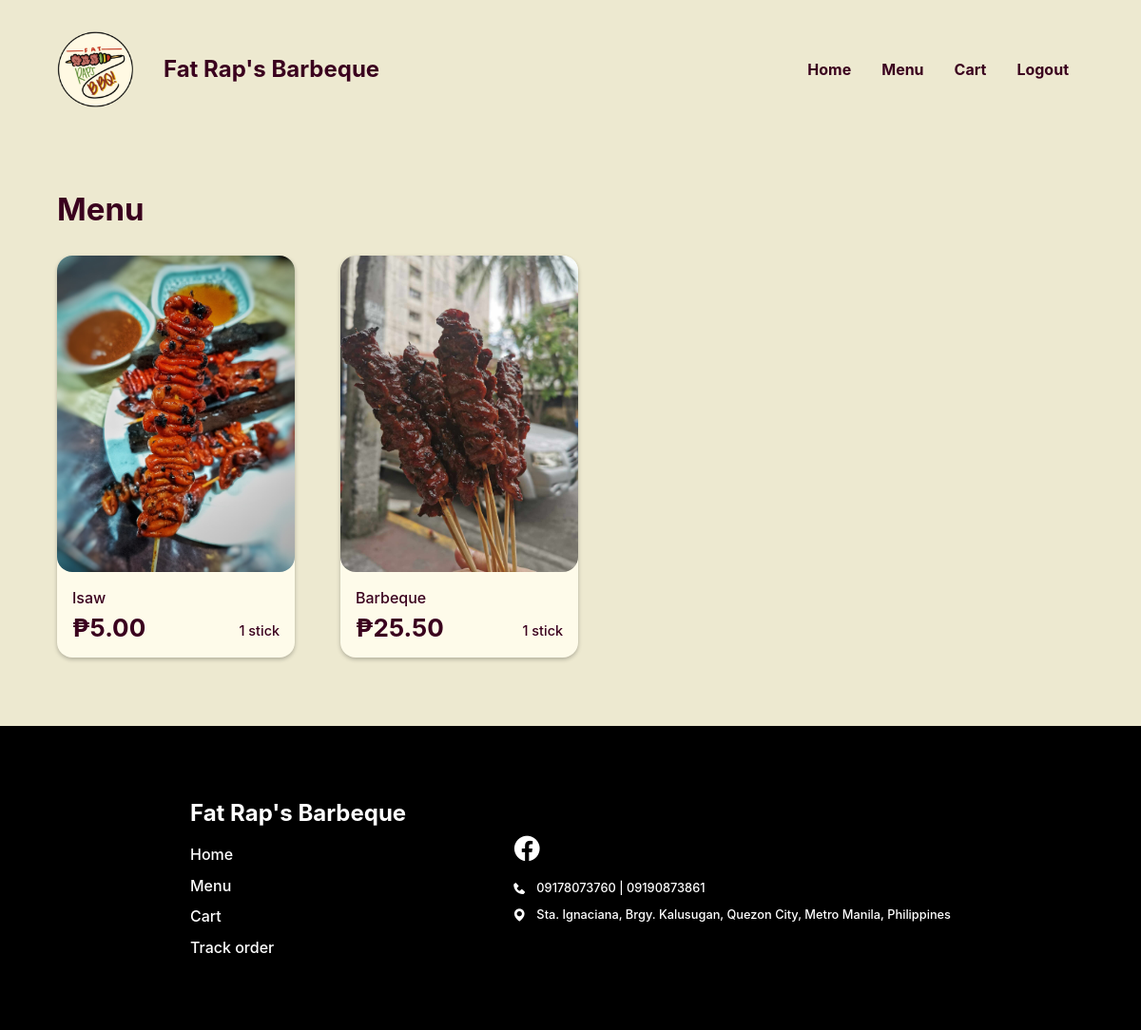
The page /Website/menu.php (signed in) on the database its author committed.
### tables this page shows
CREATE TABLE `menu` (
  `MENU_ID` int(18) NOT NULL,
  `FOOD_ID` int(18) NOT NULL,
  `MENU_STOCK` int(18) NOT NULL,
  `MENU_START` varchar(50) NOT NULL,
  `MENU_END` varchar(50) NOT NULL
);

CREATE TABLE `food` (
  `FOOD_ID` int(18) UNSIGNED NOT NULL,
  `CTGY_ID` int(18) NOT NULL,
  `FOOD_NAME` varchar(20) NOT NULL,
  `FOOD_PRICE` decimal(10,2) NOT NULL,
  `FOOD_DESC` varchar(50) NOT NULL,
  `FOOD_IMG` varchar(255) NOT NULL,
  `FOOD_STOCK` int(20) NOT NULL,
  `FOOD_ACTIVE` varchar(10) NOT NULL,
  `FOOD_TYPE` varchar(16) NOT NULL
);

### Website/menu.php (the view, shortened to what this page needs)
<?php
@include 'constants.php';
$PRSN_ROLE = $_SESSION['prsn_role'];
?>
<!DOCTYPE html>
<html lang="en">
<head>
    <link rel="stylesheet" href="header-styles.css">
    <link rel="stylesheet" href="customer-styles.css">
    <link href='https://unpkg.com/boxicons@2.1.4/css/boxicons.min.css' rel='stylesheet'>
</head>
<body class="<?php echo ($PRSN_ROLE === 'Wholesaler') ? 'wholesaler' : ''; ?>">
    <header class="<?php echo ($PRSN_ROLE === 'Wholesaler') ? 'wholesaler' : ''; ?>">
        <div class="header-container">
            <div class="website-title">
                <img id="logo" src="images/client-logo.png">
                <div class="text">
                    <h1>Fat Rap's Barbeque</h1>
                </div>
            </div>
            <ul class='menubar'>
                <li><a href="<?php echo SITEURL; ?>cus-home-page.php">Home</a></li>
                <li><a href="<?php echo SITEURL; ?>menu.php">Menu</a></li>
                <li><a href="<?php echo SITEURL; ?>cart.php">Cart</a></li>
                <?php
                if (isset($_SESSION['prsn_id'])) {
                ?>
                    <li><a href="<?php echo SITEURL; ?>logout.php">Logout</a>
                    </li>
                <?php
                } else {
                ?>
                    <li><a href="<?php echo SITEURL; ?>login-page.php">Login</a></li>
                <?php
                }
                ?>
            </ul>
        </div>
    </header>
    <main>
        <section class="section menu">
            <div class="container">
                <div class="section-heading">
                    <h2>Menu</h2>
                </div>
                <section class="section-body">
                    <?php
                    if ($PRSN_ROLE === 'Admin') {
                        $sql = "SELECT m.*, f.*
                FROM menu m
                JOIN food f ON m.food_id = f.food_id
                WHERE f.food_active = 'Yes'";
                    }
                    $res = mysqli_query($conn, $sql);
                    $count = mysqli_num_rows($res);
                    if ($count > 0) {
                        while ($row = mysqli_fetch_assoc($res)) {
                            $FOOD_ID = $row['FOOD_ID'];
                            $FOOD_NAME = $row['FOOD_NAME'];
                            $FOOD_IMG = $row['FOOD_IMG'];
                            $FOOD_PRICE = $row['FOOD_PRICE'];
                    ?>
                            <a class="menu-item" href="<?php echo SITEURL; ?>product-info.php?FOOD_ID=<?php echo $FOOD_ID ?>">
                                <img src="<?php echo SITEURL; ?>images/<?php echo $FOOD_IMG; ?>" alt="">
                                <div class="text">
                                    <p class="name"><?php echo $FOOD_NAME ?></p>
                                    <div class="inline">
                                        <h2>₱<?php echo $FOOD_PRICE ?></h2>
                                        <p id="<?php echo ($PRSN_ROLE === 'Wholesaler') ? 'stick-hidden' : ''; ?>">1 stick</p>
                                    </div>
                                </div>
                            </a>
                    <?php
                        }
                    }
                    ?>
                </section>
            </div>
        </section>
    </main>
    <footer>
        <div class="footer-container">
            <div class="left-container">
                <h2>Fat Rap's Barbeque</h2>
                <div class="list">
                    <ul>
                        <li><a href="<?php echo SITEURL; ?>cus-home-page.php">Home</a></li>
                        <li><a href="<?php echo SITEURL; ?>menu.php">Menu</a></li>
                        <li><a href="<?php echo SITEURL; ?>cart.php">Cart</a></li>
                        <li><a href="cus-home-page.php#track-order-section">Track order</a></li>
                    </ul>
                </div>
            </div>
            <div class="right-container">
                <div class="icons-block">
                    <a href="https://www.facebook.com/profile.php?id=100077565231475">
                        <i class='bx bxl-facebook-circle'></i>
                    </a>
                </div>
                <div class="list">
                    <div class="list-items">
                        <i class='bx bxs-phone'></i>
                        <p>09178073760 | 09190873861</p>
                    </div>
                    <div class="list-items">
                        <i class='bx bxs-map'></i>
                        <p>Sta. Ignaciana, Brgy. Kalusugan, Quezon City, Metro Manila, Philippines</p>
                    </div>
                </div>
            </div>
        </div>
    </footer>
</body>
</html>

### Website/header-styles.css (style rules this page uses)
*, *::before, *::after { margin: 0; padding: 0; box-sizing: border-box; font-family: inherit; }
:root { --bg:#F2FFE1; --primary:#f3d95c; --text:#3A001E; --text2: #FA3F1F; --input-bg:#F7F3DC; --eye-icon:#CEC699; --block: #4ADE5D; --block-p:#277B32; --block-h1: #0F4C17; --form-bg: #FFFDEF; --header-text: #3A001E; }
body { font-family: 'Inter', sans-serif; }
header, footer { width: 100%; display: flex; justify-content: center; align-items: center; }
header { height: 8rem; position: fixed; top: 0; z-index: 100; color: var(--header-text); background-color: var(--bg); }
.header-container, .footer-container { margin-inline: auto; margin-top: 2rem; margin-bottom: 0.9rem; width: 90%; max-width: 1200px; display: flex; justify-content: space-between; align-items: center; }
.website-title { display: flex; align-items: center; }
header img { width: 80px; position: relative; }
header .text { margin-left: 2rem; display: flex; flex-direction: column; gap: 0; }
header h1 { white-space: nowrap; font-size: 1.5rem; }
header .text p, footer .right-container p { font-size: 0.8rem; }
li > a { color: inherit; text-decoration: none; }
footer { background-color: #000; color: #fff; min-height: 20rem; }
.footer-container { width: 90%; max-width: 800px; margin: clamp(1rem, 6vw, 4.5rem) auto; display: flex; justify-content: space-between; }
.left-container h2 { margin-bottom: 1.2rem; }
.icons-block { margin-bottom: 1rem; }
.list > ul { padding-inline-start: 0; margin-block: 0; height: 100%; }
.list > ul, .list { display: grid; gap: 0.8rem; }
.list > ul > li { color: #fff; display: block; }
.icons-block { display: flex; gap: 1rem; }
.icons-block a { color: #fff; }
.icons-block i { font-size: 2rem; }
.list-items { display: flex; gap: 10px; }
.menubar { display: flex; flex-direction: row; list-style-type: none; margin: 0; padding: 0; }
.menubar > li { font-weight: bold; margin: 0 1rem; overflow: hidden; }

### Website/customer-styles.css (style rules this page uses)
*, *::before, *::after { margin: 0; padding: 0; box-sizing: border-box; font-family: inherit; }
:root { --bg:#EDE9D0; --primary:#F5D636; --active-primary:#EDCB1C; --input-bg:#F7F3DC; --form-bg: #FFFDEF; --available:#A8D991; --available-text:#304D23; --fully-booked:#C13B24; --fully-booked-text:var(--text); --closed:#3B3B3B; --closed-text:#A9A9A9; --product-info-bg: #C13B24; --block: #FEFBEA; --light-text: var(--block); --text: #3A001E; --gray: #DFDCCB; --green: #6FDE4A; --red: #C13B24; }
body { font-family: 'Inter', sans-serif; font-weight: 500; min-height: 100vh; min-width: 320px; background-color: var(--bg); }
main { padding-top: 8rem; min-height: 70vh; color: var(--text); }
.section { min-width: 320px; display: flex; justify-content: center; align-items: center; }
.container { width: 90%; height: 100%; max-width: 1200px; margin: clamp(1rem, 6vw, 4.5rem) auto; }
img { object-fit: cover; }
.section-heading { display: flex; flex-direction: column; gap: 5px; margin-bottom: 1.8rem; }
.section-heading h2 { font-size: 2.0625rem; }
.section-body { display: flex; flex-direction: column; gap: 1rem; }
.menu .section-body { display: grid; grid-template-columns: repeat(auto-fit, minmax(250px, 250px)); gap: 2rem 3rem; }
.menu .menu-item img { width: 100%; border-radius: 1rem; }
.menu .menu-item { background-color: var(--block); border-radius: 1rem; box-shadow: rgba(0, 0, 0, 0.25) 0px 2px 4px 0px; }
.menu .menu-item { text-decoration: none; color: var(--text); }
.menu .menu-item .text { margin: 0.8rem 1rem 1rem 1rem; }
.menu .menu-item p.name { margin-bottom: 6px; }
.menu .menu-item .inline { display: flex; justify-content: space-between; align-items: flex-end; }
.menu .menu-item .inline p { font-size: 0.9rem; margin-bottom: 4px; }
.menu .menu-item .inline h2 { font-size: 1.625rem; }
.inline { width: 100%; display: flex; align-items: center; gap: 1rem; justify-content: space-between; }

### rows shown on the page
menu: FOOD_ID.FOOD_IMG (picture), FOOD_ID.FOOD_NAME "Isaw", FOOD_ID.FOOD_PRICE "5.00"
menu: FOOD_ID.FOOD_IMG (picture), FOOD_ID.FOOD_NAME "Barbeque", FOOD_ID.FOOD_PRICE "25.50"
